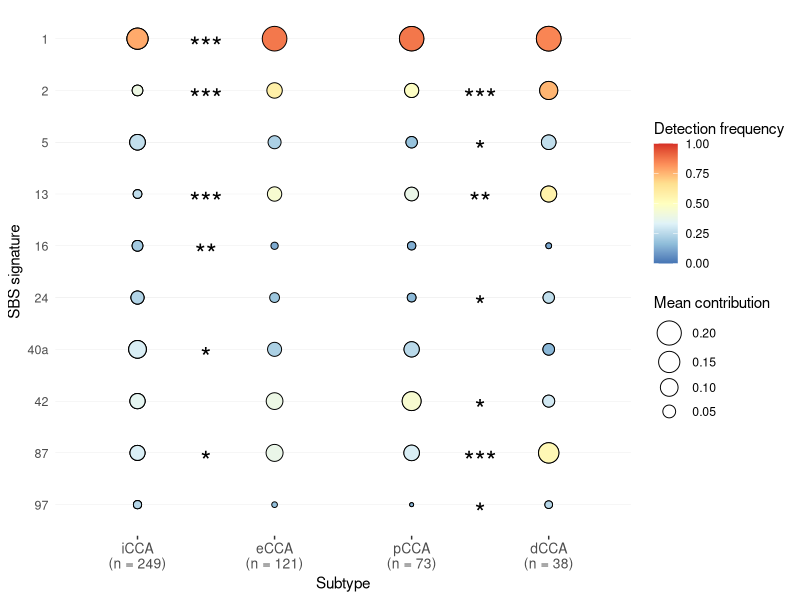

This figure's R source:
# Purpose: Plot mean contribution and detection frequency of mutational signatures in CCA

library(data.table)
library(ggplot2)


for_plot = fread('output/signature_comparisons.txt')
for_plot[, short_signature := sub('SBS', '', signature)]
for_plot = rbind(for_plot[, .(comparison, short_signature, cca_type = grp1, detection_frequency = grp1.detection, contribution = grp1.mean, signif_label)],
                        for_plot[, .(comparison, short_signature, cca_type = grp2, detection_frequency = grp2.detection, contribution = grp2.mean, signif_label)])

# Remove signatures that are infrequently detected and have low contributions.
minor_sigs = for_plot[, .(highest_detection = max(detection_frequency), highest_contrib = max(contribution)),
                                   by = 'short_signature'][highest_detection < .2 & highest_contrib < .05, short_signature]
for_plot = for_plot[! short_signature %in% minor_sigs]

# Get sample counts
signature_attributions = fread('output/final_unblended_signature_weights.txt')
sample_counts_by_type = signature_attributions[, .N, by = 'cca_type']
ehc_count = sample_counts_by_type[cca_type != 'IHC', sum(N)]
sample_counts_by_type[cca_type == 'EHC', N := ehc_count]
sample_counts_by_type[, count_label := paste0('(n = ', N, ')')]
for_plot[sample_counts_by_type, count_label := count_label, on = 'cca_type' ]

# Build subtype labels
for_plot[, type_label := fcase(cca_type == 'IHC', paste0('iCCA\n', count_label),
                             cca_type == 'PHC', paste0('pCCA\n', count_label),
                             cca_type == 'DCC', paste0('dCCA\n', count_label),
                             cca_type == 'EHC', paste0('eCCA\n', count_label))]

for_type_labeling = setNames(unique(for_plot$type_label), unique(for_plot$cca_type))
for_plot[, cca_type := factor(cca_type, levels = c('IHC', 'EHC', 'PHC', 'DCC'))]

# Will denote significance for two sets of group comparisons
signif_labels = unique(for_plot[comparison %in% c('IHC-EHC', 'DCC-PHC'), .(comparison, short_signature, signif_label)])
signif_labels[, x := fcase(comparison == 'IHC-EHC', 1.5,
                           comparison == 'DCC-PHC', 3.5)]

# Sort by (mostly) numerical signature
for_plot[, sig_num := as.numeric(gsub('[^0-9]', '', short_signature))] # remove all non-numeric
for_plot[, sig_suffix := sub('^\\d+', '', short_signature)]
for_plot = for_plot[order(-sig_num, -sig_suffix)]
for_plot[, c('signif_label', 'sig_num', 'sig_suffix', 'comparison') := NULL]
for_plot[, short_signature := factor(short_signature, levels = unique(for_plot$short_signature))]

dotplot = ggplot(data = for_plot, 
                 aes( y = short_signature, x = cca_type, fill = detection_frequency, size = contribution)) +
  geom_point(shape = 21) +
  geom_text(data = signif_labels, aes(label = signif_label, x = x, y = short_signature), 
            nudge_y = -0.15, size = 7, na.rm = TRUE, inherit.aes = FALSE) +
  scale_x_discrete(labels = for_type_labeling) + scale_y_discrete() +
  scale_fill_distiller(palette = "RdYlBu", limits = c(0, 1)) +
  scale_size(range = c(1, 8)) +
  labs(x = "Subtype", y = "SBS signature", fill = "Detection frequency", size = "Mean contribution") +
  theme_bw() +
  theme(axis.text.x = element_text(size = 10), 
        axis.text.y = element_text(size = 9), 
        panel.grid.major.x = element_blank(), 
        panel.grid.major.y = element_line(linewidth = 0.05, color = "grey"),
        panel.border = element_blank(), axis.ticks.y = element_blank()) +
  guides(size = guide_legend(reverse = TRUE))

# save plot
ggsave(file = 'figures/figure3.png', plot = dotplot, height = 6, width = 7, units = 'in')

